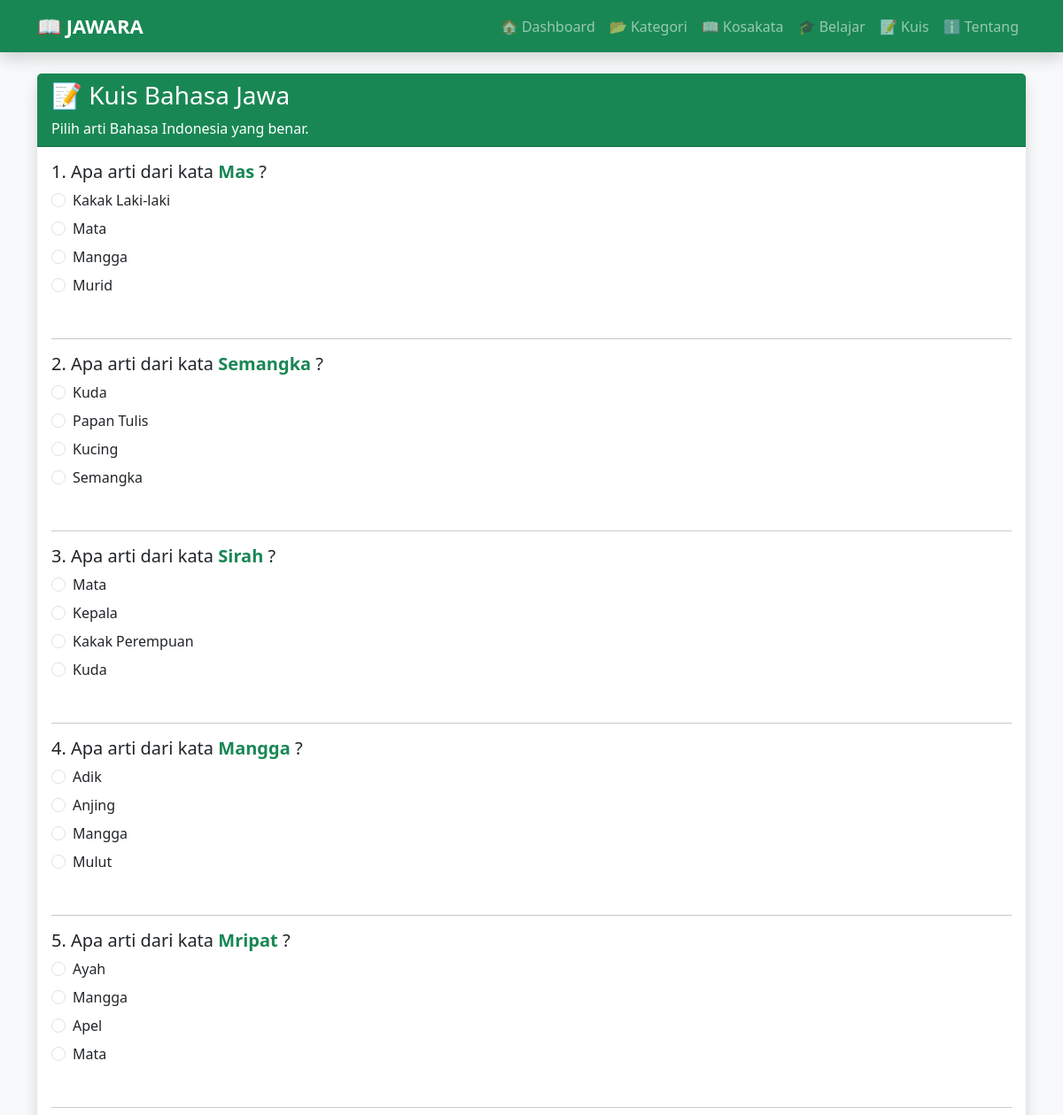
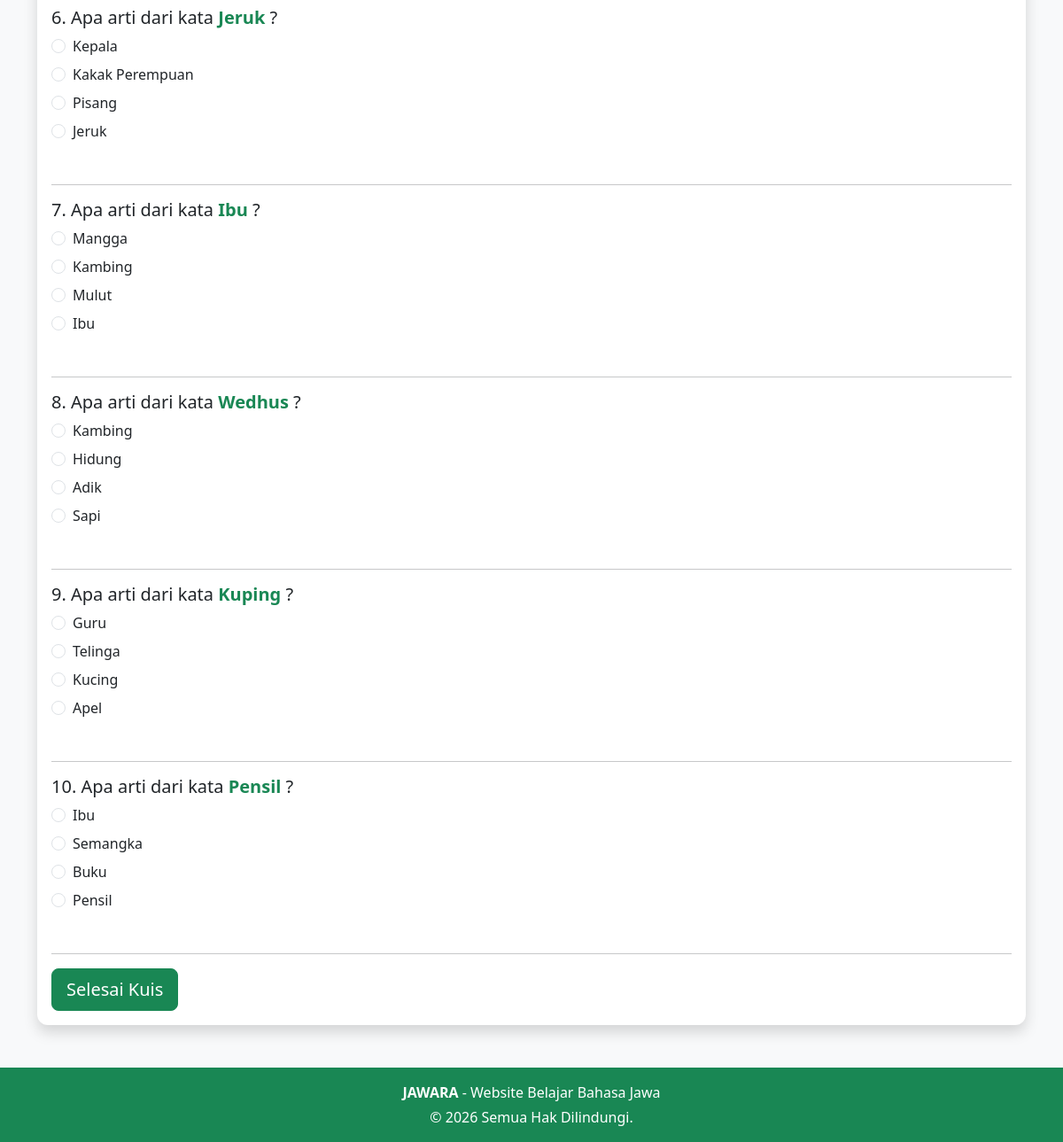
The app's page /index.php?page=kuis with its own data (2 pictures, top to bottom).
### tables this page shows
CREATE TABLE kosakata (
    id INTEGER PRIMARY KEY AUTOINCREMENT,
    kata_jawa TEXT NOT NULL,
    arti_indonesia TEXT NOT NULL,
    kategori_id INTEGER NOT NULL,
    FOREIGN KEY(kategori_id) REFERENCES kategori(id)
);

### app/controllers/KuisController.php (called while the page is built, shortened)
<?php
require_once __DIR__ . "/../models/KosakataModel.php";
class KuisController extends Controller
{
    private $model;
    public function __construct()
    {
        $this->model = new KosakataModel();
    }
    public function index()
    {
        $soal = $this->model->getRandom(10);
        foreach ($soal as &$item) {
            $pilihan = $this->model->getPilihan($item['id']);
        }
        $data = [
            "title" => "Kuis Bahasa Jawa",
            "soal" => $soal
        ];
        $this->view("kuis/index", $data);
    }
}

### app/models/Model.php (called while the page is built, shortened)
<?php
class Model
{
    public function __construct()
    {
        $database = __DIR__ . "/../../database/jawara.db";
        try {
            $this->db = new PDO("sqlite:" . $database);
        } catch (PDOException $e) {
            die("Koneksi database gagal: " . $e->getMessage());
        }
    }
}

### app/models/KosakataModel.php (called while the page is built, shortened)
<?php
require_once __DIR__ . "/Model.php";
class KosakataModel extends Model
{
    public function getRandom($limit = 10)
    {
        $query = $this->db->query("
            SELECT *
            FROM kosakata
            ORDER BY RANDOM()
            LIMIT $limit
        ");
        return $query->fetchAll(PDO::FETCH_ASSOC);
    }
    public function getPilihan($id)
    {
        $query = $this->db->prepare("
            SELECT arti_indonesia
            FROM kosakata
            WHERE id != ?
            ORDER BY RANDOM()
            LIMIT 3
        ");
        $query->execute([$id]);
        return $query->fetchAll(PDO::FETCH_ASSOC);
    }
}

### app/views/kuis/index.php (the view)
<?php require_once __DIR__ . "/../layout/header.php"; ?>
<div class="card shadow">
    <div class="card-header bg-success text-white">
        <h3>📝 Kuis Bahasa Jawa</h3>
        <p class="mb-0">
            Pilih arti Bahasa Indonesia yang benar.
        </p>
    </div>
    <div class="card-body">
        <form action="index.php?page=cekKuis" method="POST">
            <?php foreach ($data['soal'] as $no => $soal): ?>
                <div class="mb-5">
                    <h5>
                        <?= $no + 1; ?>.
                        Apa arti dari kata
                        <span class="text-success fw-bold">
                            <?= htmlspecialchars($soal['kata_jawa']); ?>
                        </span>
                        ?
                    </h5>
                    <?php foreach ($soal['pilihan'] as $pilihan): ?>
                        <div class="form-check mt-2">
                            <input
                                class="form-check-input"
                                type="radio"
                                name="jawaban[<?= $soal['id']; ?>]"
                                value="<?= htmlspecialchars($pilihan['arti_indonesia']); ?>"
                                required>
                            <label class="form-check-label">
                                <?= htmlspecialchars($pilihan['arti_indonesia']); ?>
                            </label>
                        </div>
                    <?php endforeach; ?>
                </div>
                <hr>
            <?php endforeach; ?>
            <button class="btn btn-success btn-lg">
                Selesai Kuis
            </button>
        </form>
    </div>
</div>
<?php require_once __DIR__ . "/../layout/footer.php"; ?>

### app/views/layout/header.php (style rules this page uses)
body { background:#f8f9fa; }
.card { border:none; border-radius:12px; }

### records on screen
kosakata: kata_jawa "Mas", arti_indonesia "Kakak Laki-laki"
kosakata: arti_indonesia "Mata", kata_jawa "Mripat"
kosakata: arti_indonesia "Mangga", kata_jawa "Mangga"
kosakata: arti_indonesia "Murid"
kosakata: kata_jawa "Semangka", arti_indonesia "Semangka"
kosakata: arti_indonesia "Kuda"
kosakata: arti_indonesia "Papan Tulis"
kosakata: arti_indonesia "Kucing"
kosakata: kata_jawa "Sirah", arti_indonesia "Kepala"
kosakata: arti_indonesia "Kakak Perempuan"
kosakata: arti_indonesia "Adik"
kosakata: arti_indonesia "Anjing"
kosakata: arti_indonesia "Mulut"
kosakata: arti_indonesia "Ayah"
kosakata: arti_indonesia "Apel"
kosakata: kata_jawa "Jeruk", arti_indonesia "Jeruk"
kosakata: arti_indonesia "Pisang"
kosakata: kata_jawa "Ibu", arti_indonesia "Ibu"
kosakata: arti_indonesia "Kambing", kata_jawa "Wedhus"
kosakata: arti_indonesia "Hidung"
kosakata: arti_indonesia "Sapi"
kosakata: kata_jawa "Kuping", arti_indonesia "Telinga"
kosakata: arti_indonesia "Guru"
kosakata: kata_jawa "Pensil", arti_indonesia "Pensil"
kosakata: arti_indonesia "Buku"
